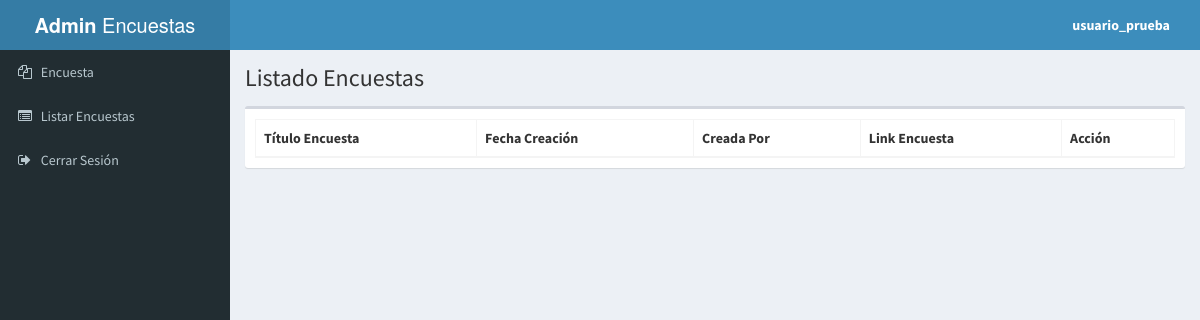
Page /listado_encuestas.php (signed in) on the earlier database version.
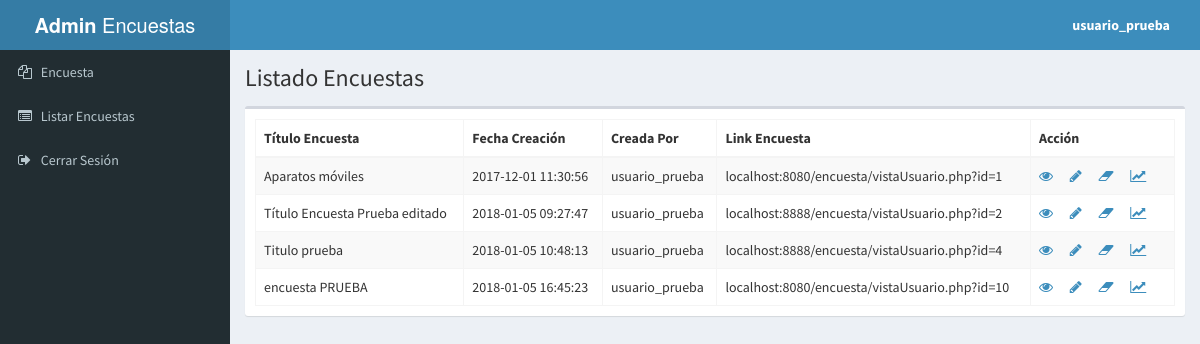
Same page on the later database version.
### tables this page shows
CREATE TABLE `encuesta` (
  `id_encuesta` int(11) NOT NULL,
  `titulo` varchar(100) NOT NULL,
  `fecha_creacion` datetime NOT NULL,
  `creada_por` varchar(15) NOT NULL,
  `link` text
);

### modelo/funciones_mysql.php (called while the page is built, shortened)
<?php
class Conexion {
    private $con;
    public function __construct($bd) {
        try {
            $this->con = new PDO('mysql:host=localhost;dbname=' . $bd . ';charset=utf8', 'root', '', array(
                PDO::ATTR_ERRMODE => PDO::ERRMODE_EXCEPTION,
                PDO::MYSQL_ATTR_INIT_COMMAND => "SET NAMES utf8"
            ));
            $this->con->setAttribute(PDO::ATTR_ERRMODE, PDO::ERRMODE_EXCEPTION);
        } catch (PDOException $e) {
            print "¡Error!: " . $e->getMessage() . "<br/>";
            die();
        }
    }
    public function findAll2($query){
        $this->stm = $this->con->prepare($query);
        $this->stm->execute();
        $this->rs = $this->stm->fetchAll(PDO::FETCH_OBJ);
        return $this->rs;
    }
}
?>

### listado_encuestas.php (the view, shortened to what this page needs)
<?php
if (verificar_usuario()) {
    $nombre_usuario = $_SESSION['usuario'];
} else {
    header('Location:login.html');
}
?>
<!DOCTYPE html>
<html>
    <head>
        <link href="bootstrap/css/bootstrap.min.css" rel="stylesheet" type="text/css" />
        <link href="plugins/maxcdn.css" rel="stylesheet" type="text/css" />
        <link href="plugins/ionicFramework.css" rel="stylesheet" type="text/css" />
        <link href="plugins/datatables/dataTables.bootstrap.css" rel="stylesheet" type="text/css" />
        <link href="dist/css/AdminLTE.min.css" rel="stylesheet" type="text/css" />
        <link href="dist/css/skins/_all-skins.min.css" rel="stylesheet" type="text/css" />
        <link href="js/notificaciones.css" rel="stylesheet" type="text/css">
    </head>
    <body class="skin-blue">
        <div class="wrapper">
            <?php include './header.php'; ?>
            <?php include 'menu.php'; ?>
            <div class="content-wrapper">
                <section class="content-header">
                    <h1>
                        Listado Encuestas
                    </h1>
                </section>
                <section class="content">
                    <div class="box">
                        <div class="box-body">
                            <table id="example2" class="table table-bordered table-striped">
                                <thead>
                                    <tr>
                                        <th>Título Encuesta</th>
                                        <th>Fecha Creación</th>
                                        <th>Creada Por</th>
                                        <th>Link Encuesta</th>
                                        <th>Acción</th>
                                    </tr>
                                </thead>
                                <tbody>
                                    <?php
                                    include './modelo/funciones_mysql.php';
                                    $conexion = new Conexion("sondeo");
                                    $sql = "SELECT * FROM encuesta";
                                    $resultado = $conexion->findAll2($sql);
                                    foreach ($resultado as $valor) {
                                        ?>
                                        <tr>
                                            <td><?php echo $valor->titulo; ?></td>
                                            <td><?php echo $valor->fecha_creacion; ?></td>
                                            <td><?php echo $valor->creada_por; ?></td>
                                            <td><?php echo $valor->link; ?></td>
                                            <td id='nada'>
                                                <a href="moreInfo.php?id=<?php echo $valor->id_encuesta; ?>&encuesta=<?php echo $valor->titulo; ?>"><i id="moreInfo" data-toggle="tooltip" title="Mas Informacion" class="fa fa-eye" aria-hidden="true"></i></a>&numsp;&numsp;
                                                <a href="editarEncuesta.php?id=<?php echo $valor->id_encuesta; ?>"><i class="fa fa-pencil" aria-hidden="true" data-toggle="tooltip" title="Editar Encuesta"></i></a>&numsp;&numsp;
                                                <a data-toggle="tooltip" title="Eliminar Encuesta"><i class="fa fa-eraser" aria-hidden="true" style="cursor: pointer" data-toggle="modal" data-target="#myModal" onclick="setId(<?php echo $valor->id_encuesta; ?>)"></i></a>&numsp;&numsp;
                                                <a href="visEstadistica.php?id=<?php echo $valor->id_encuesta; ?>"><i class="fa fa-line-chart" aria-hidden="true" data-toggle="tooltip" title="Ver Resultados"></i></a>&numsp;&numsp;
                                            </td>
                                        </tr>
                                        <?php
                                    }
                                    ?>
                                </tbody>
                            </table>
                        </div>
                    </div>
                </section>
            </div>
        </div>
    </body>
</html>

### header.php
<header class="main-header">
    <a href="" class="logo"><b>Admin </b>Encuestas</a>
    <nav class="navbar navbar-static-top" role="navigation" >
        <div class="navbar-custom-menu">
            <ul class="nav navbar-nav">
                <li class="dropdown user user-menu">
                    <a href="" class="dropdown-toggle" data-toggle="dropdown">
                        <span class="hidden-xs"><?php echo "<b>" . $nombre_usuario . "</b>"; ?></span>
                    </a>
                </li>
            </ul>
        </div>
    </nav>
</header>

### menu.php
<aside class="main-sidebar">
    <section class="sidebar">
        <ul class="sidebar-menu">
            <li class="treeview">
                <a href="vis_administrador.php">
                    <i class="fa fa-files-o"></i>
                    <span>Encuesta</span>
                </a>
            </li>
            <li>
                <a href="listado_encuestas.php">
                    <i class="fa fa-list-alt"></i> <span>Listar Encuestas</span>
                </a>
            </li>
             <li>
                 <a href="cerrar_sesion.php">
                    <i class="fa fa-sign-out"></i> <span>Cerrar Sesión</span>
                </a>
            </li>
        </ul>
    </section>
</aside>

Differences in the rows shown:
added encuesta: titulo "Aparatos móviles", fecha_creacion "2017-12-01 11:30:56", creada_por "usuario_prueba", link "localhost:8080/encuesta/vistaUsuario.php?id=1"
added encuesta: titulo "Título Encuesta Prueba editado", fecha_creacion "2018-01-05 09:27:47", creada_por "usuario_prueba", link "localhost:8888/encuesta/vistaUsuario.php?id=2"
added encuesta: titulo "Titulo prueba", fecha_creacion "2018-01-05 10:48:13", creada_por "usuario_prueba", link "localhost:8888/encuesta/vistaUsuario.php?id=4"
added encuesta: titulo "encuesta PRUEBA", fecha_creacion "2018-01-05 16:45:23", creada_por "usuario_prueba", link "localhost:8080/encuesta/vistaUsuario.php?id=10"
